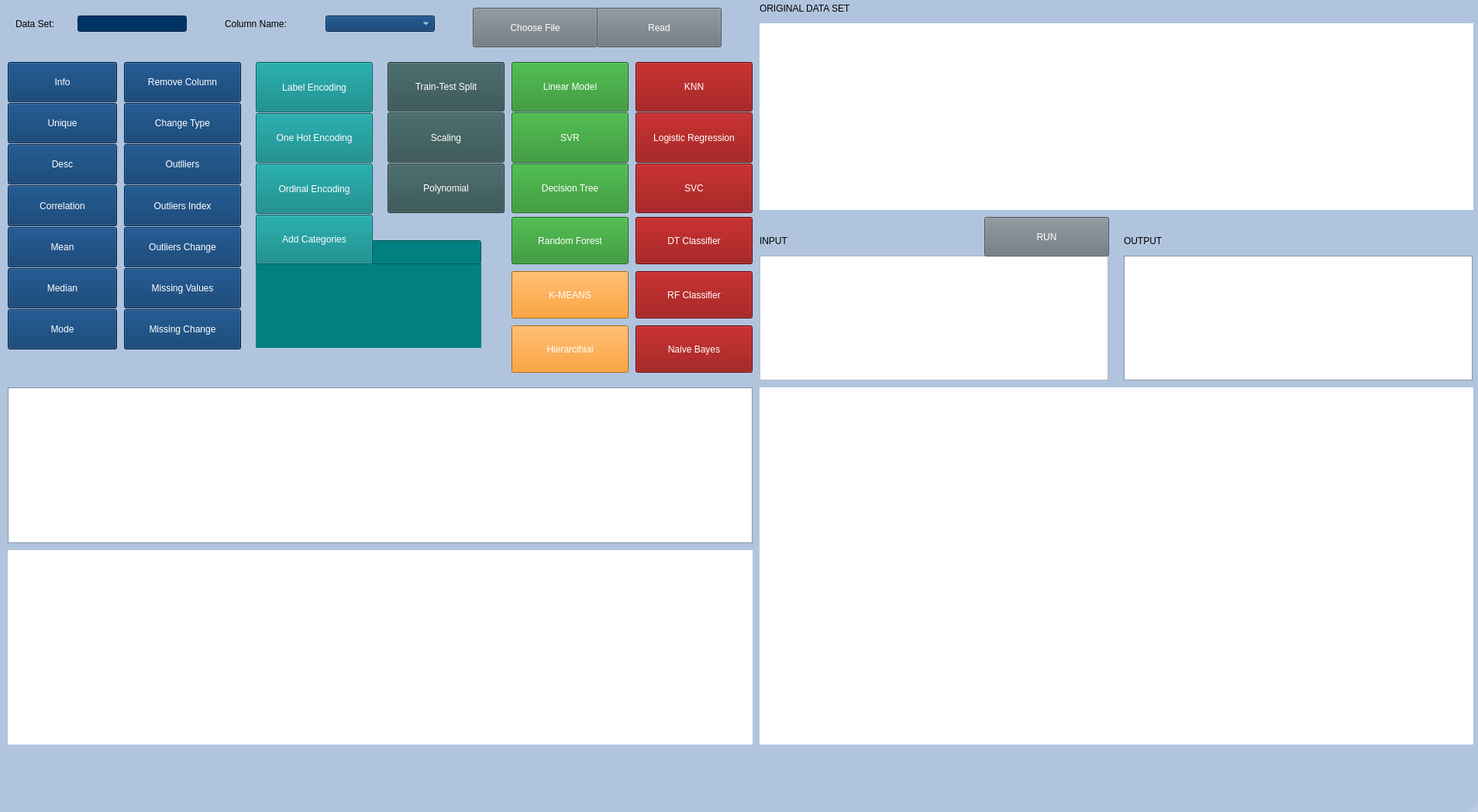
<?xml version="1.0" encoding="UTF-8"?>
<ui version="4.0">
 <class>MainWindow</class>
 <widget class="QMainWindow" name="MainWindow">
  <property name="enabled">
   <bool>true</bool>
  </property>
  <property name="geometry">
   <rect>
    <x>0</x>
    <y>0</y>
    <width>1907</width>
    <height>1048</height>
   </rect>
  </property>
  <property name="palette">
   <palette>
    <active>
     <colorrole role="WindowText">
      <brush brushstyle="SolidPattern">
       <color alpha="255">
        <red>0</red>
        <green>0</green>
        <blue>0</blue>
       </color>
      </brush>
     </colorrole>
     <colorrole role="Button">
      <brush brushstyle="SolidPattern">
       <color alpha="255">
        <red>176</red>
        <green>196</green>
        <blue>222</blue>
       </color>
      </brush>
     </colorrole>
     <colorrole role="Light">
      <brush brushstyle="SolidPattern">
       <color alpha="255">
        <red>255</red>
        <green>255</green>
        <blue>255</blue>
       </color>
      </brush>
     </colorrole>
     <colorrole role="Midlight">
      <brush brushstyle="SolidPattern">
       <color alpha="255">
        <red>215</red>
        <green>225</green>
        <blue>238</blue>
       </color>
      </brush>
     </colorrole>
     <colorrole role="Dark">
      <brush brushstyle="SolidPattern">
       <color alpha="255">
        <red>88</red>
        <green>98</green>
        <blue>111</blue>
       </color>
      </brush>
     </colorrole>
     <colorrole role="Mid">
      <brush brushstyle="SolidPattern">
       <color alpha="255">
        <red>117</red>
        <green>131</green>
        <blue>148</blue>
       </color>
      </brush>
     </colorrole>
     <colorrole role="Text">
      <brush brushstyle="SolidPattern">
       <color alpha="255">
        <red>0</red>
        <green>0</green>
        <blue>0</blue>
       </color>
      </brush>
     </colorrole>
     <colorrole role="BrightText">
      <brush brushstyle="SolidPattern">
       <color alpha="255">
        <red>255</red>
        <green>255</green>
        <blue>255</blue>
       </color>
      </brush>
     </colorrole>
     <colorrole role="ButtonText">
      <brush brushstyle="SolidPattern">
       <color alpha="255">
        <red>0</red>
        <green>0</green>
        <blue>0</blue>
       </color>
      </brush>
     </colorrole>
     <colorrole role="Base">
      <brush brushstyle="SolidPattern">
       <color alpha="255">
        <red>255</red>
        <green>255</green>
        <blue>255</blue>
       </color>
      </brush>
     </colorrole>
     <colorrole role="Window">
      <brush brushstyle="SolidPattern">
       <color alpha="255">
        <red>176</red>
        <green>196</green>
        <blue>222</blue>
       </color>
      </brush>
     </colorrole>
     <colorrole role="Shadow">
      <brush brushstyle="SolidPattern">
       <color alpha="255">
        <red>0</red>
        <green>0</green>
        <blue>0</blue>
       </color>
      </brush>
     </colorrole>
     <colorrole role="AlternateBase">
      <brush brushstyle="SolidPattern">
       <color alpha="255">
        <red>215</red>
        <green>225</green>
        <blue>238</blue>
       </color>
      </brush>
     </colorrole>
     <colorrole role="ToolTipBase">
      <brush brushstyle="SolidPattern">
       <color alpha="255">
        <red>255</red>
        <green>255</green>
        <blue>220</blue>
       </color>
      </brush>
     </colorrole>
     <colorrole role="ToolTipText">
      <brush brushstyle="SolidPattern">
       <color alpha="255">
        <red>0</red>
        <green>0</green>
        <blue>0</blue>
       </color>
      </brush>
     </colorrole>
    </active>
    <inactive>
     <colorrole role="WindowText">
      <brush brushstyle="SolidPattern">
       <color alpha="255">
        <red>0</red>
        <green>0</green>
        <blue>0</blue>
       </color>
      </brush>
     </colorrole>
     <colorrole role="Button">
      <brush brushstyle="SolidPattern">
       <color alpha="255">
        <red>176</red>
        <green>196</green>
        <blue>222</blue>
       </color>
      </brush>
     </colorrole>
     <colorrole role="Light">
      <brush brushstyle="SolidPattern">
       <color alpha="255">
        <red>255</red>
        <green>255</green>
        <blue>255</blue>
       </color>
      </brush>
     </colorrole>
     <colorrole role="Midlight">
      <brush brushstyle="SolidPattern">
       <color alpha="255">
        <red>215</red>
        <green>225</green>
        <blue>238</blue>
       </color>
      </brush>
     </colorrole>
     <colorrole role="Dark">
      <brush brushstyle="SolidPattern">
       <color alpha="255">
        <red>88</red>
        <green>98</green>
        <blue>111</blue>
       </color>
      </brush>
     </colorrole>
     <colorrole role="Mid">
      <brush brushstyle="SolidPattern">
       <color alpha="255">
        <red>117</red>
        <green>131</green>
        <blue>148</blue>
       </color>
      </brush>
     </colorrole>
     <colorrole role="Text">
      <brush brushstyle="SolidPattern">
       <color alpha="255">
        <red>0</red>
        <green>0</green>
        <blue>0</blue>
       </color>
      </brush>
     </colorrole>
     <colorrole role="BrightText">
      <brush brushstyle="SolidPattern">
       <color alpha="255">
        <red>255</red>
        <green>255</green>
        <blue>255</blue>
       </color>
      </brush>
     </colorrole>
     <colorrole role="ButtonText">
      <brush brushstyle="SolidPattern">
       <color alpha="255">
        <red>0</red>
        <green>0</green>
        <blue>0</blue>
       </color>
      </brush>
     </colorrole>
     <colorrole role="Base">
      <brush brushstyle="SolidPattern">
       <color alpha="255">
        <red>255</red>
        <green>255</green>
        <blue>255</blue>
       </color>
      </brush>
     </colorrole>
     <colorrole role="Window">
      <brush brushstyle="SolidPattern">
       <color alpha="255">
        <red>176</red>
        <green>196</green>
        <blue>222</blue>
       </color>
      </brush>
     </colorrole>
     <colorrole role="Shadow">
      <brush brushstyle="SolidPattern">
       <color alpha="255">
        <red>0</red>
        <green>0</green>
        <blue>0</blue>
       </color>
      </brush>
     </colorrole>
     <colorrole role="AlternateBase">
      <brush brushstyle="SolidPattern">
       <color alpha="255">
        <red>215</red>
        <green>225</green>
        <blue>238</blue>
       </color>
      </brush>
     </colorrole>
     <colorrole role="ToolTipBase">
      <brush brushstyle="SolidPattern">
       <color alpha="255">
        <red>255</red>
        <green>255</green>
        <blue>220</blue>
       </color>
      </brush>
     </colorrole>
     <colorrole role="ToolTipText">
      <brush brushstyle="SolidPattern">
       <color alpha="255">
        <red>0</red>
        <green>0</green>
        <blue>0</blue>
       </color>
      </brush>
     </colorrole>
    </inactive>
    <disabled>
     <colorrole role="WindowText">
      <brush brushstyle="SolidPattern">
       <color alpha="255">
        <red>88</red>
        <green>98</green>
        <blue>111</blue>
       </color>
      </brush>
     </colorrole>
     <colorrole role="Button">
      <brush brushstyle="SolidPattern">
       <color alpha="255">
        <red>176</red>
        <green>196</green>
        <blue>222</blue>
       </color>
      </brush>
     </colorrole>
     <colorrole role="Light">
      <brush brushstyle="SolidPattern">
       <color alpha="255">
        <red>255</red>
        <green>255</green>
        <blue>255</blue>
       </color>
      </brush>
     </colorrole>
     <colorrole role="Midlight">
      <brush brushstyle="SolidPattern">
       <color alpha="255">
        <red>215</red>
        <green>225</green>
        <blue>238</blue>
       </color>
      </brush>
     </colorrole>
     <colorrole role="Dark">
      <brush brushstyle="SolidPattern">
       <color alpha="255">
        <red>88</red>
        <green>98</green>
        <blue>111</blue>
       </color>
      </brush>
     </colorrole>
     <colorrole role="Mid">
      <brush brushstyle="SolidPattern">
       <color alpha="255">
        <red>117</red>
        <green>131</green>
        <blue>148</blue>
       </color>
      </brush>
     </colorrole>
     <colorrole role="Text">
      <brush brushstyle="SolidPattern">
       <color alpha="255">
        <red>88</red>
        <green>98</green>
        <blue>111</blue>
       </color>
      </brush>
     </colorrole>
     <colorrole role="BrightText">
      <brush brushstyle="SolidPattern">
       <color alpha="255">
        <red>255</red>
        <green>255</green>
        <blue>255</blue>
       </color>
      </brush>
     </colorrole>
     <colorrole role="ButtonText">
      <brush brushstyle="SolidPattern">
       <color alpha="255">
        <red>88</red>
        <green>98</green>
        <blue>111</blue>
       </color>
      </brush>
     </colorrole>
     <colorrole role="Base">
      <brush brushstyle="SolidPattern">
       <color alpha="255">
        <red>176</red>
        <green>196</green>
        <blue>222</blue>
       </color>
      </brush>
     </colorrole>
     <colorrole role="Window">
      <brush brushstyle="SolidPattern">
       <color alpha="255">
        <red>176</red>
        <green>196</green>
        <blue>222</blue>
       </color>
      </brush>
     </colorrole>
     <colorrole role="Shadow">
      <brush brushstyle="SolidPattern">
       <color alpha="255">
        <red>0</red>
        <green>0</green>
        <blue>0</blue>
       </color>
      </brush>
     </colorrole>
     <colorrole role="AlternateBase">
      <brush brushstyle="SolidPattern">
       <color alpha="255">
        <red>176</red>
        <green>196</green>
        <blue>222</blue>
       </color>
      </brush>
     </colorrole>
     <colorrole role="ToolTipBase">
      <brush brushstyle="SolidPattern">
       <color alpha="255">
        <red>255</red>
        <green>255</green>
        <blue>220</blue>
       </color>
      </brush>
     </colorrole>
     <colorrole role="ToolTipText">
      <brush brushstyle="SolidPattern">
       <color alpha="255">
        <red>0</red>
        <green>0</green>
        <blue>0</blue>
       </color>
      </brush>
     </colorrole>
    </disabled>
   </palette>
  </property>
  <property name="font">
   <font>
    <family>MS UI Gothic</family>
   </font>
  </property>
  <property name="windowTitle">
   <string>MainWindow</string>
  </property>
  <property name="styleSheet">
   <string notr="true"/>
  </property>
  <widget class="QWidget" name="centralwidget">
   <widget class="QComboBox" name="cmb_data">
    <property name="geometry">
     <rect>
      <x>420</x>
      <y>20</y>
      <width>141</width>
      <height>21</height>
     </rect>
    </property>
    <property name="styleSheet">
     <string notr="true">font: 10pt &quot;Segoe UI&quot;;
color: rgb(255, 255, 255);
background-color: rgb(0, 51, 102);</string>
    </property>
   </widget>
   <widget class="QPushButton" name="btn_oku">
    <property name="geometry">
     <rect>
      <x>770</x>
      <y>10</y>
      <width>161</width>
      <height>51</height>
     </rect>
    </property>
    <property name="styleSheet">
     <string notr="true">QPushButton{
font: 10pt &quot;Segoe UI&quot;;
color: rgb(255, 255, 255);
background-color: rgb(108, 117, 125);
}
</string>
    </property>
    <property name="text">
     <string>Read</string>
    </property>
   </widget>
   <widget class="QTableView" name="tableView">
    <property name="geometry">
     <rect>
      <x>10</x>
      <y>710</y>
      <width>961</width>
      <height>251</height>
     </rect>
    </property>
    <property name="styleSheet">
     <string notr="true"/>
    </property>
    <property name="frameShape">
     <enum>QFrame::NoFrame</enum>
    </property>
   </widget>
   <widget class="QTextEdit" name="textEdit">
    <property name="geometry">
     <rect>
      <x>10</x>
      <y>500</y>
      <width>961</width>
      <height>201</height>
     </rect>
    </property>
    <property name="styleSheet">
     <string notr="true"/>
    </property>
    <property name="readOnly">
     <bool>true</bool>
    </property>
   </widget>
   <widget class="QTableView" name="tableView_2">
    <property name="geometry">
     <rect>
      <x>980</x>
      <y>30</y>
      <width>921</width>
      <height>241</height>
     </rect>
    </property>
    <property name="palette">
     <palette>
      <active>
       <colorrole role="WindowText">
        <brush brushstyle="SolidPattern">
         <color alpha="255">
          <red>0</red>
          <green>0</green>
          <blue>0</blue>
         </color>
        </brush>
       </colorrole>
       <colorrole role="Button">
        <brush brushstyle="SolidPattern">
         <color alpha="255">
          <red>83</red>
          <green>186</green>
          <blue>255</blue>
         </color>
        </brush>
       </colorrole>
       <colorrole role="Light">
        <brush brushstyle="SolidPattern">
         <color alpha="255">
          <red>211</red>
          <green>238</green>
          <blue>255</blue>
         </color>
        </brush>
       </colorrole>
       <colorrole role="Midlight">
        <brush brushstyle="SolidPattern">
         <color alpha="255">
          <red>147</red>
          <green>212</green>
          <blue>255</blue>
         </color>
        </brush>
       </colorrole>
       <colorrole role="Dark">
        <brush brushstyle="SolidPattern">
         <color alpha="255">
          <red>41</red>
          <green>93</green>
          <blue>127</blue>
         </color>
        </brush>
       </colorrole>
       <colorrole role="Mid">
        <brush brushstyle="SolidPattern">
         <color alpha="255">
          <red>55</red>
          <green>124</green>
          <blue>170</blue>
         </color>
        </brush>
       </colorrole>
       <colorrole role="Text">
        <brush brushstyle="SolidPattern">
         <color alpha="255">
          <red>0</red>
          <green>0</green>
          <blue>0</blue>
         </color>
        </brush>
       </colorrole>
       <colorrole role="BrightText">
        <brush brushstyle="SolidPattern">
         <color alpha="255">
          <red>255</red>
          <green>255</green>
          <blue>255</blue>
         </color>
        </brush>
       </colorrole>
       <colorrole role="ButtonText">
        <brush brushstyle="SolidPattern">
         <color alpha="255">
          <red>0</red>
          <green>0</green>
          <blue>0</blue>
         </color>
        </brush>
       </colorrole>
       <colorrole role="Base">
        <brush brushstyle="SolidPattern">
         <color alpha="255">
          <red>255</red>
          <green>255</green>
          <blue>255</blue>
         </color>
        </brush>
       </colorrole>
       <colorrole role="Window">
        <brush brushstyle="SolidPattern">
         <color alpha="255">
          <red>83</red>
          <green>186</green>
          <blue>255</blue>
         </color>
        </brush>
       </colorrole>
       <colorrole role="Shadow">
        <brush brushstyle="SolidPattern">
         <color alpha="255">
          <red>0</red>
          <green>0</green>
          <blue>0</blue>
         </color>
        </brush>
       </colorrole>
       <colorrole role="AlternateBase">
        <brush brushstyle="SolidPattern">
         <color alpha="255">
          <red>169</red>
          <green>220</green>
          <blue>255</blue>
         </color>
        </brush>
       </colorrole>
       <colorrole role="ToolTipBase">
        <brush brushstyle="SolidPattern">
         <color alpha="255">
          <red>255</red>
          <green>255</green>
          <blue>220</blue>
         </color>
        </brush>
       </colorrole>
       <colorrole role="ToolTipText">
        <brush brushstyle="SolidPattern">
         <color alpha="255">
          <red>0</red>
          <green>0</green>
          <blue>0</blue>
         </color>
        </brush>
       </colorrole>
      </active>
      <inactive>
       <colorrole role="WindowText">
        <brush brushstyle="SolidPattern">
         <color alpha="255">
          <red>0</red>
          <green>0</green>
          <blue>0</blue>
         </color>
        </brush>
       </colorrole>
       <colorrole role="Button">
        <brush brushstyle="SolidPattern">
         <color alpha="255">
          <red>83</red>
          <green>186</green>
          <blue>255</blue>
         </color>
        </brush>
       </colorrole>
       <colorrole role="Light">
        <brush brushstyle="SolidPattern">
         <color alpha="255">
          <red>211</red>
          <green>238</green>
          <blue>255</blue>
         </color>
        </brush>
       </colorrole>
       <colorrole role="Midlight">
        <brush brushstyle="SolidPattern">
         <color alpha="255">
          <red>147</red>
          <green>212</green>
          <blue>255</blue>
         </color>
        </brush>
       </colorrole>
       <colorrole role="Dark">
        <brush brushstyle="SolidPattern">
         <color alpha="255">
          <red>41</red>
          <green>93</green>
          <blue>127</blue>
         </color>
        </brush>
       </colorrole>
       <colorrole role="Mid">
        <brush brushstyle="SolidPattern">
         <color alpha="255">
          <red>55</red>
          <green>124</green>
          <blue>170</blue>
         </color>
        </brush>
       </colorrole>
       <colorrole role="Text">
        <brush brushstyle="SolidPattern">
         <color alpha="255">
          <red>0</red>
          <green>0</green>
          <blue>0</blue>
         </color>
        </brush>
       </colorrole>
       <colorrole role="BrightText">
        <brush brushstyle="SolidPattern">
         <color alpha="255">
          <red>255</red>
          <green>255</green>
          <blue>255</blue>
         </color>
        </brush>
       </colorrole>
       <colorrole role="ButtonText">
        <brush brushstyle="SolidPattern">
         <color alpha="255">
          <red>0</red>
          <green>0</green>
          <blue>0</blue>
         </color>
        </brush>
       </colorrole>
       <colorrole role="Base">
        <brush brushstyle="SolidPattern">
         <color alpha="255">
          <red>255</red>
          <green>255</green>
          <blue>255</blue>
         </color>
        </brush>
       </colorrole>
       <colorrole role="Window">
        <brush brushstyle="SolidPattern">
         <color alpha="255">
          <red>83</red>
          <green>186</green>
          <blue>255</blue>
         </color>
        </brush>
       </colorrole>
       <colorrole role="Shadow">
        <brush brushstyle="SolidPattern">
         <color alpha="255">
          <red>0</red>
          <green>0</green>
          <blue>0</blue>
         </color>
        </brush>
       </colorrole>
       <colorrole role="AlternateBase">
        <brush brushstyle="SolidPattern">
         <color alpha="255">
          <red>169</red>
          <green>220</green>
          <blue>255</blue>
         </color>
        </brush>
       </colorrole>
       <colorrole role="ToolTipBase">
        <brush brushstyle="SolidPattern">
         <color alpha="255">
          <red>255</red>
          <green>255</green>
          <blue>220</blue>
         </color>
        </brush>
       </colorrole>
       <colorrole role="ToolTipText">
        <brush brushstyle="SolidPattern">
         <color alpha="255">
          <red>0</red>
          <green>0</green>
          <blue>0</blue>
         </color>
        </brush>
       </colorrole>
      </inactive>
      <disabled>
       <colorrole role="WindowText">
        <brush brushstyle="SolidPattern">
         <color alpha="255">
          <red>41</red>
          <green>93</green>
          <blue>127</blue>
         </color>
        </brush>
       </colorrole>
       <colorrole role="Button">
        <brush brushstyle="SolidPattern">
         <color alpha="255">
          <red>83</red>
          <green>186</green>
          <blue>255</blue>
         </color>
        </brush>
       </colorrole>
       <colorrole role="Light">
        <brush brushstyle="SolidPattern">
         <color alpha="255">
          <red>211</red>
          <green>238</green>
          <blue>255</blue>
         </color>
        </brush>
       </colorrole>
       <colorrole role="Midlight">
        <brush brushstyle="SolidPattern">
         <color alpha="255">
          <red>147</red>
          <green>212</green>
          <blue>255</blue>
         </color>
        </brush>
       </colorrole>
       <colorrole role="Dark">
        <brush brushstyle="SolidPattern">
         <color alpha="255">
          <red>41</red>
          <green>93</green>
          <blue>127</blue>
         </color>
        </brush>
       </colorrole>
       <colorrole role="Mid">
        <brush brushstyle="SolidPattern">
         <color alpha="255">
          <red>55</red>
          <green>124</green>
          <blue>170</blue>
         </color>
        </brush>
       </colorrole>
       <colorrole role="Text">
        <brush brushstyle="SolidPattern">
         <color alpha="255">
          <red>41</red>
          <green>93</green>
          <blue>127</blue>
         </color>
        </brush>
       </colorrole>
       <colorrole role="BrightText">
        <brush brushstyle="SolidPattern">
         <color alpha="255">
          <red>255</red>
          <green>255</green>
          <blue>255</blue>
         </color>
        </brush>
       </colorrole>
       <colorrole role="ButtonText">
        <brush brushstyle="SolidPattern">
         <color alpha="255">
          <red>41</red>
          <green>93</green>
          <blue>127</blue>
         </color>
        </brush>
       </colorrole>
       <colorrole role="Base">
        <brush brushstyle="SolidPattern">
         <color alpha="255">
          <red>83</red>
          <green>186</green>
          <blue>255</blue>
         </color>
        </brush>
       </colorrole>
       <colorrole role="Window">
        <brush brushstyle="SolidPattern">
         <color alpha="255">
          <red>83</red>
          <green>186</green>
          <blue>255</blue>
         </color>
        </brush>
       </colorrole>
       <colorrole role="Shadow">
        <brush brushstyle="SolidPattern">
         <color alpha="255">
          <red>0</red>
          <green>0</green>
          <blue>0</blue>
         </color>
        </brush>
       </colorrole>
       <colorrole role="AlternateBase">
        <brush brushstyle="SolidPattern">
         <color alpha="255">
          <red>83</red>
          <green>186</green>
          <blue>255</blue>
         </color>
        </brush>
       </colorrole>
       <colorrole role="ToolTipBase">
        <brush brushstyle="SolidPattern">
         <color alpha="255">
          <red>255</red>
          <green>255</green>
          <blue>220</blue>
         </color>
        </brush>
       </colorrole>
       <colorrole role="ToolTipText">
        <brush brushstyle="SolidPattern">
         <color alpha="255">
          <red>0</red>
          <green>0</green>
          <blue>0</blue>
         </color>
        </brush>
       </colorrole>
      </disabled>
     </palette>
    </property>
    <property name="styleSheet">
     <string notr="true"/>
    </property>
    <property name="frameShape">
     <enum>QFrame::NoFrame</enum>
    </property>
   </widget>
   <widget class="QLabel" name="label_2">
    <property name="geometry">
     <rect>
      <x>980</x>
      <y>0</y>
      <width>171</width>
      <height>21</height>
     </rect>
    </property>
    <property name="styleSheet">
     <string notr="true">font: 10pt &quot;Segoe UI&quot;;</string>
    </property>
    <property name="text">
     <string>ORIGINAL DATA SET</string>
    </property>
   </widget>
   <widget class="QListWidget" name="listWidget">
    <property name="enabled">
     <bool>true</bool>
    </property>
    <property name="geometry">
     <rect>
      <x>330</x>
      <y>340</y>
      <width>291</width>
      <height>109</height>
     </rect>
    </property>
    <property name="styleSheet">
     <string notr="true">font: 10pt &quot;Segoe UI&quot;;
color: rgb(255, 255, 255);
background-color: rgb(0, 128, 128);</string>
    </property>
    <property name="frameShape">
     <enum>QFrame::NoFrame</enum>
    </property>
    <property name="autoScroll">
     <bool>true</bool>
    </property>
   </widget>
   <widget class="QLineEdit" name="lineEdit">
    <property name="geometry">
     <rect>
      <x>480</x>
      <y>310</y>
      <width>141</width>
      <height>31</height>
     </rect>
    </property>
    <property name="styleSheet">
     <string notr="true">font: 10pt &quot;Segoe UI&quot;;
color: rgb(255, 255, 255);
background-color: rgb(0, 128, 128);
</string>
    </property>
    <property name="readOnly">
     <bool>false</bool>
    </property>
   </widget>
   <widget class="QLabel" name="label_3">
    <property name="geometry">
     <rect>
      <x>20</x>
      <y>20</y>
      <width>81</width>
      <height>21</height>
     </rect>
    </property>
    <property name="styleSheet">
     <string notr="true">
font: 10pt &quot;Segoe UI&quot;;
</string>
    </property>
    <property name="text">
     <string>Data Set:</string>
    </property>
   </widget>
   <widget class="QLabel" name="label_4">
    <property name="geometry">
     <rect>
      <x>290</x>
      <y>20</y>
      <width>121</width>
      <height>21</height>
     </rect>
    </property>
    <property name="styleSheet">
     <string notr="true">font: 10pt &quot;Segoe UI&quot;;
</string>
    </property>
    <property name="text">
     <string>Column Name:</string>
    </property>
   </widget>
   <widget class="QLineEdit" name="lineEdit_2">
    <property name="geometry">
     <rect>
      <x>100</x>
      <y>20</y>
      <width>141</width>
      <height>21</height>
     </rect>
    </property>
    <property name="styleSheet">
     <string notr="true">font: 10pt &quot;Segoe UI&quot;;
color: rgb(255, 255, 255);
background-color: rgb(0, 51, 102);</string>
    </property>
    <property name="readOnly">
     <bool>true</bool>
    </property>
   </widget>
   <widget class="QPushButton" name="btn_oku_2">
    <property name="geometry">
     <rect>
      <x>610</x>
      <y>10</y>
      <width>161</width>
      <height>51</height>
     </rect>
    </property>
    <property name="styleSheet">
     <string notr="true">QPushButton{
font: 10pt &quot;Segoe UI&quot;;
color: rgb(255, 255, 255);
background-color: rgb(108, 117, 125);
}
</string>
    </property>
    <property name="text">
     <string>Choose File</string>
    </property>
   </widget>
   <widget class="QPushButton" name="btn_model_7">
    <property name="geometry">
     <rect>
      <x>660</x>
      <y>280</y>
      <width>151</width>
      <height>61</height>
     </rect>
    </property>
    <property name="sizeIncrement">
     <size>
      <width>210</width>
      <height>0</height>
     </size>
    </property>
    <property name="styleSheet">
     <string notr="true">QPushButton{
font: 10pt &quot;Segoe UI&quot;;
color: rgb(255, 255, 255);
background-color: rgb(34, 139, 34);
}</string>
    </property>
    <property name="text">
     <string>Random Forest</string>
    </property>
   </widget>
   <widget class="QPushButton" name="btn_model_8">
    <property name="geometry">
     <rect>
      <x>820</x>
      <y>280</y>
      <width>151</width>
      <height>61</height>
     </rect>
    </property>
    <property name="sizeIncrement">
     <size>
      <width>210</width>
      <height>0</height>
     </size>
    </property>
    <property name="styleSheet">
     <string notr="true">QPushButton{
font: 10pt &quot;Segoe UI&quot;;
color: rgb(255, 255, 255);
background-color: rgb(139, 0, 0);
}</string>
    </property>
    <property name="text">
     <string>DT Classifier</string>
    </property>
   </widget>
   <widget class="QPushButton" name="btn_model_9">
    <property name="geometry">
     <rect>
      <x>820</x>
      <y>350</y>
      <width>151</width>
      <height>61</height>
     </rect>
    </property>
    <property name="sizeIncrement">
     <size>
      <width>210</width>
      <height>0</height>
     </size>
    </property>
    <property name="styleSheet">
     <string notr="true">QPushButton{
font: 10pt &quot;Segoe UI&quot;;
color: rgb(255, 255, 255);
background-color: rgb(139, 0, 0);
}</string>
    </property>
    <property name="text">
     <string>RF Classifier</string>
    </property>
   </widget>
   <widget class="QPushButton" name="btn_model_10">
    <property name="geometry">
     <rect>
      <x>820</x>
      <y>420</y>
      <width>151</width>
      <height>61</height>
     </rect>
    </property>
    <property name="sizeIncrement">
     <size>
      <width>210</width>
      <height>0</height>
     </size>
    </property>
    <property name="styleSheet">
     <string notr="true">QPushButton{
font: 10pt &quot;Segoe UI&quot;;
color: rgb(255, 255, 255);
background-color: rgb(139, 0, 0);
}</string>
    </property>
    <property name="text">
     <string>Naive Bayes</string>
    </property>
   </widget>
   <widget class="QPushButton" name="btn_model_11">
    <property name="geometry">
     <rect>
      <x>660</x>
      <y>350</y>
      <width>151</width>
      <height>61</height>
     </rect>
    </property>
    <property name="sizeIncrement">
     <size>
      <width>210</width>
      <height>0</height>
     </size>
    </property>
    <property name="styleSheet">
     <string notr="true">QPushButton{
font: 10pt &quot;Segoe UI&quot;;
color: rgb(255, 255, 255);
background-color: rgb(255, 140, 0);
}</string>
    </property>
    <property name="text">
     <string>K-MEANS</string>
    </property>
   </widget>
   <widget class="QSplitter" name="splitter">
    <property name="geometry">
     <rect>
      <x>10</x>
      <y>80</y>
      <width>141</width>
      <height>371</height>
     </rect>
    </property>
    <property name="sizePolicy">
     <sizepolicy hsizetype="Fixed" vsizetype="Fixed">
      <horstretch>0</horstretch>
      <verstretch>0</verstretch>
     </sizepolicy>
    </property>
    <property name="styleSheet">
     <string notr="true">QPushButton{
font: 10pt &quot;Segoe UI&quot;;
color: rgb(255, 255, 255);
background-color: rgb(0, 51, 102);
}

</string>
    </property>
    <property name="orientation">
     <enum>Qt::Vertical</enum>
    </property>
    <property name="handleWidth">
     <number>1</number>
    </property>
    <property name="childrenCollapsible">
     <bool>false</bool>
    </property>
    <widget class="QPushButton" name="btn_info">
     <property name="sizePolicy">
      <sizepolicy hsizetype="Fixed" vsizetype="Fixed">
       <horstretch>0</horstretch>
       <verstretch>0</verstretch>
      </sizepolicy>
     </property>
     <property name="sizeIncrement">
      <size>
       <width>210</width>
       <height>0</height>
      </size>
     </property>
     <property name="styleSheet">
      <string notr="true">font: 10pt &quot;MS Shell Dlg 2&quot;;</string>
     </property>
     <property name="text">
      <string>Info</string>
     </property>
    </widget>
    <widget class="QPushButton" name="btn_unique">
     <property name="sizePolicy">
      <sizepolicy hsizetype="Fixed" vsizetype="Fixed">
       <horstretch>0</horstretch>
       <verstretch>0</verstretch>
      </sizepolicy>
     </property>
     <property name="sizeIncrement">
      <size>
       <width>210</width>
       <height>0</height>
      </size>
     </property>
     <property name="text">
      <string>Unique</string>
     </property>
    </widget>
    <widget class="QPushButton" name="btn_desc">
     <property name="sizePolicy">
      <sizepolicy hsizetype="Fixed" vsizetype="Fixed">
       <horstretch>0</horstretch>
       <verstretch>0</verstretch>
      </sizepolicy>
     </property>
     <property name="sizeIncrement">
      <size>
       <width>210</width>
       <height>0</height>
      </size>
     </property>
     <property name="text">
      <string>Desc</string>
     </property>
    </widget>
    <widget class="QPushButton" name="btn_correlation">
     <property name="sizePolicy">
      <sizepolicy hsizetype="Fixed" vsizetype="Fixed">
       <horstretch>0</horstretch>
       <verstretch>0</verstretch>
      </sizepolicy>
     </property>
     <property name="sizeIncrement">
      <size>
       <width>210</width>
       <height>0</height>
      </size>
     </property>
     <property name="styleSheet">
      <string notr="true">font: 10pt &quot;MS Shell Dlg 2&quot;;</string>
     </property>
     <property name="text">
      <string>Correlation</string>
     </property>
    </widget>
    <widget class="QPushButton" name="btn_correlation_2">
     <property name="sizePolicy">
      <sizepolicy hsizetype="Fixed" vsizetype="Fixed">
       <horstretch>0</horstretch>
       <verstretch>0</verstretch>
      </sizepolicy>
     </property>
     <property name="sizeIncrement">
      <size>
       <width>210</width>
       <height>0</height>
      </size>
     </property>
     <property name="text">
      <string>Mean</string>
     </property>
    </widget>
    <widget class="QPushButton" name="btn_correlation_3">
     <property name="sizePolicy">
      <sizepolicy hsizetype="Fixed" vsizetype="Fixed">
       <horstretch>0</horstretch>
       <verstretch>0</verstretch>
      </sizepolicy>
     </property>
     <property name="sizeIncrement">
      <size>
       <width>210</width>
       <height>0</height>
      </size>
     </property>
     <property name="text">
      <string>Median</string>
     </property>
    </widget>
    <widget class="QPushButton" name="btn_correlation_4">
     <property name="sizePolicy">
      <sizepolicy hsizetype="Fixed" vsizetype="Fixed">
       <horstretch>0</horstretch>
       <verstretch>0</verstretch>
      </sizepolicy>
     </property>
     <property name="sizeIncrement">
      <size>
       <width>210</width>
       <height>0</height>
      </size>
     </property>
     <property name="text">
      <string>Mode</string>
     </property>
    </widget>
   </widget>
   <widget class="QSplitter" name="splitter_2">
    <property name="geometry">
     <rect>
      <x>160</x>
      <y>80</y>
      <width>151</width>
      <height>371</height>
     </rect>
    </property>
    <property name="styleSheet">
     <string notr="true">QPushButton{
font: 10pt &quot;Segoe UI&quot;;
color: rgb(255, 255, 255);
background-color: rgb(0, 51, 102);
}
</string>
    </property>
    <property name="orientation">
     <enum>Qt::Vertical</enum>
    </property>
    <property name="handleWidth">
     <number>1</number>
    </property>
    <widget class="QPushButton" name="btn_remove_col">
     <property name="sizeIncrement">
      <size>
       <width>210</width>
       <height>0</height>
      </size>
     </property>
     <property name="text">
      <string>Remove Column</string>
     </property>
    </widget>
    <widget class="QPushButton" name="btn_remove_col_2">
     <property name="sizeIncrement">
      <size>
       <width>210</width>
       <height>0</height>
      </size>
     </property>
     <property name="text">
      <string>Change Type</string>
     </property>
    </widget>
    <widget class="QPushButton" name="btn_outliers">
     <property name="sizeIncrement">
      <size>
       <width>210</width>
       <height>0</height>
      </size>
     </property>
     <property name="text">
      <string>Outlliers</string>
     </property>
    </widget>
    <widget class="QPushButton" name="btn_outliers_index">
     <property name="sizeIncrement">
      <size>
       <width>210</width>
       <height>0</height>
      </size>
     </property>
     <property name="text">
      <string>Outliers Index</string>
     </property>
    </widget>
    <widget class="QPushButton" name="btn_outliers_change">
     <property name="sizeIncrement">
      <size>
       <width>210</width>
       <height>0</height>
      </size>
     </property>
     <property name="text">
      <string>Outliers Change</string>
     </property>
    </widget>
    <widget class="QPushButton" name="pushButton_2">
     <property name="sizeIncrement">
      <size>
       <width>210</width>
       <height>0</height>
      </size>
     </property>
     <property name="text">
      <string>Missing Values</string>
     </property>
    </widget>
    <widget class="QPushButton" name="pushButton_3">
     <property name="sizeIncrement">
      <size>
       <width>210</width>
       <height>0</height>
      </size>
     </property>
     <property name="text">
      <string>Missing Change</string>
     </property>
    </widget>
   </widget>
   <widget class="QSplitter" name="splitter_4">
    <property name="geometry">
     <rect>
      <x>500</x>
      <y>80</y>
      <width>151</width>
      <height>195</height>
     </rect>
    </property>
    <property name="styleSheet">
     <string notr="true">QPushButton{
font: 10pt &quot;Segoe UI&quot;;
color: rgb(255, 255, 255);
background-color: rgb(47, 79, 79);
}</string>
    </property>
    <property name="orientation">
     <enum>Qt::Vertical</enum>
    </property>
    <property name="handleWidth">
     <number>1</number>
    </property>
    <widget class="QPushButton" name="btn_split">
     <property name="sizeIncrement">
      <size>
       <width>210</width>
       <height>0</height>
      </size>
     </property>
     <property name="text">
      <string>Train-Test Split</string>
     </property>
    </widget>
    <widget class="QPushButton" name="btn_split_2">
     <property name="sizeIncrement">
      <size>
       <width>210</width>
       <height>0</height>
      </size>
     </property>
     <property name="text">
      <string>Scaling</string>
     </property>
    </widget>
    <widget class="QPushButton" name="btn_split_3">
     <property name="sizeIncrement">
      <size>
       <width>210</width>
       <height>0</height>
      </size>
     </property>
     <property name="text">
      <string>Polynomial</string>
     </property>
    </widget>
   </widget>
   <widget class="QSplitter" name="splitter_3">
    <property name="geometry">
     <rect>
      <x>330</x>
      <y>80</y>
      <width>151</width>
      <height>261</height>
     </rect>
    </property>
    <property name="styleSheet">
     <string notr="true">QPushButton{
font: 10pt &quot;Segoe UI&quot;;
color: rgb(255, 255, 255);
background-color: rgb(0, 128, 128);
}


</string>
    </property>
    <property name="orientation">
     <enum>Qt::Vertical</enum>
    </property>
    <property name="handleWidth">
     <number>1</number>
    </property>
    <widget class="QPushButton" name="btn_label_encoding">
     <property name="sizeIncrement">
      <size>
       <width>210</width>
       <height>0</height>
      </size>
     </property>
     <property name="text">
      <string>Label Encoding</string>
     </property>
    </widget>
    <widget class="QPushButton" name="btn_onehot_encoding">
     <property name="sizeIncrement">
      <size>
       <width>210</width>
       <height>0</height>
      </size>
     </property>
     <property name="text">
      <string>One Hot Encoding</string>
     </property>
    </widget>
    <widget class="QPushButton" name="btn_ordinal_encoding">
     <property name="sizeIncrement">
      <size>
       <width>210</width>
       <height>0</height>
      </size>
     </property>
     <property name="text">
      <string>Ordinal Encoding</string>
     </property>
    </widget>
    <widget class="QPushButton" name="pushButton">
     <property name="sizeIncrement">
      <size>
       <width>210</width>
       <height>0</height>
      </size>
     </property>
     <property name="text">
      <string>Add Categories</string>
     </property>
    </widget>
   </widget>
   <widget class="QSplitter" name="splitter_5">
    <property name="geometry">
     <rect>
      <x>660</x>
      <y>80</y>
      <width>151</width>
      <height>195</height>
     </rect>
    </property>
    <property name="styleSheet">
     <string notr="true">QPushButton{
font: 10pt &quot;Segoe UI&quot;;
color: rgb(255, 255, 255);
background-color: rgb(34, 139, 34);
}</string>
    </property>
    <property name="orientation">
     <enum>Qt::Vertical</enum>
    </property>
    <property name="handleWidth">
     <number>1</number>
    </property>
    <widget class="QPushButton" name="btn_model">
     <property name="sizeIncrement">
      <size>
       <width>210</width>
       <height>0</height>
      </size>
     </property>
     <property name="text">
      <string>Linear Model</string>
     </property>
    </widget>
    <widget class="QPushButton" name="btn_model_2">
     <property name="sizeIncrement">
      <size>
       <width>210</width>
       <height>0</height>
      </size>
     </property>
     <property name="text">
      <string>SVR</string>
     </property>
    </widget>
    <widget class="QPushButton" name="btn_model_4">
     <property name="sizeIncrement">
      <size>
       <width>210</width>
       <height>0</height>
      </size>
     </property>
     <property name="text">
      <string>Decision Tree</string>
     </property>
    </widget>
   </widget>
   <widget class="QSplitter" name="splitter_6">
    <property name="geometry">
     <rect>
      <x>820</x>
      <y>80</y>
      <width>151</width>
      <height>195</height>
     </rect>
    </property>
    <property name="styleSheet">
     <string notr="true">QPushButton{
font: 10pt &quot;Segoe UI&quot;;
color: rgb(255, 255, 255);
background-color: rgb(139, 0, 0);
}</string>
    </property>
    <property name="orientation">
     <enum>Qt::Vertical</enum>
    </property>
    <property name="handleWidth">
     <number>1</number>
    </property>
    <widget class="QPushButton" name="btn_model_5">
     <property name="sizeIncrement">
      <size>
       <width>210</width>
       <height>0</height>
      </size>
     </property>
     <property name="text">
      <string>KNN</string>
     </property>
    </widget>
    <widget class="QPushButton" name="btn_model_3">
     <property name="sizeIncrement">
      <size>
       <width>210</width>
       <height>0</height>
      </size>
     </property>
     <property name="text">
      <string>Logistic Regression</string>
     </property>
    </widget>
    <widget class="QPushButton" name="btn_model_6">
     <property name="sizeIncrement">
      <size>
       <width>210</width>
       <height>0</height>
      </size>
     </property>
     <property name="text">
      <string>SVC</string>
     </property>
    </widget>
   </widget>
   <widget class="QTextEdit" name="textEdit_3">
    <property name="geometry">
     <rect>
      <x>980</x>
      <y>330</y>
      <width>450</width>
      <height>161</height>
     </rect>
    </property>
    <property name="styleSheet">
     <string notr="true">QTextEdit{
	font: 10pt &quot;MS Shell Dlg 2&quot;;
	font: 75 10pt &quot;MS Shell Dlg 2&quot;;
	color: black;
}
</string>
    </property>
    <property name="readOnly">
     <bool>false</bool>
    </property>
   </widget>
   <widget class="QTextEdit" name="textEdit_4">
    <property name="geometry">
     <rect>
      <x>1450</x>
      <y>330</y>
      <width>450</width>
      <height>161</height>
     </rect>
    </property>
    <property name="styleSheet">
     <string notr="true">none</string>
    </property>
    <property name="readOnly">
     <bool>true</bool>
    </property>
   </widget>
   <widget class="QPushButton" name="btn_oku_3">
    <property name="geometry">
     <rect>
      <x>1270</x>
      <y>280</y>
      <width>161</width>
      <height>51</height>
     </rect>
    </property>
    <property name="styleSheet">
     <string notr="true">QPushButton{
font: 10pt &quot;Segoe UI&quot;;
color: rgb(255, 255, 255);
background-color: rgb(108, 117, 125);
}
</string>
    </property>
    <property name="text">
     <string>RUN</string>
    </property>
   </widget>
   <widget class="QLabel" name="label_5">
    <property name="geometry">
     <rect>
      <x>980</x>
      <y>300</y>
      <width>131</width>
      <height>21</height>
     </rect>
    </property>
    <property name="styleSheet">
     <string notr="true">font: 10pt &quot;Segoe UI&quot;;</string>
    </property>
    <property name="text">
     <string>INPUT</string>
    </property>
   </widget>
   <widget class="QLabel" name="label_6">
    <property name="geometry">
     <rect>
      <x>1450</x>
      <y>300</y>
      <width>131</width>
      <height>21</height>
     </rect>
    </property>
    <property name="styleSheet">
     <string notr="true">font: 10pt &quot;Segoe UI&quot;;</string>
    </property>
    <property name="text">
     <string>OUTPUT</string>
    </property>
   </widget>
   <widget class="QGraphicsView" name="graphicsView">
    <property name="geometry">
     <rect>
      <x>980</x>
      <y>500</y>
      <width>921</width>
      <height>461</height>
     </rect>
    </property>
    <property name="styleSheet">
     <string notr="true"/>
    </property>
    <property name="frameShape">
     <enum>QFrame::NoFrame</enum>
    </property>
    <property name="verticalScrollBarPolicy">
     <enum>Qt::ScrollBarAsNeeded</enum>
    </property>
    <property name="horizontalScrollBarPolicy">
     <enum>Qt::ScrollBarAsNeeded</enum>
    </property>
   </widget>
   <widget class="QTextEdit" name="textEdit_2">
    <property name="geometry">
     <rect>
      <x>1700</x>
      <y>500</y>
      <width>181</width>
      <height>91</height>
     </rect>
    </property>
    <property name="styleSheet">
     <string notr="true">border:none;</string>
    </property>
    <property name="lineWidth">
     <number>1</number>
    </property>
    <property name="readOnly">
     <bool>true</bool>
    </property>
   </widget>
   <widget class="QPushButton" name="btn_model_12">
    <property name="geometry">
     <rect>
      <x>660</x>
      <y>420</y>
      <width>151</width>
      <height>61</height>
     </rect>
    </property>
    <property name="sizeIncrement">
     <size>
      <width>210</width>
      <height>0</height>
     </size>
    </property>
    <property name="styleSheet">
     <string notr="true">QPushButton{
font: 10pt &quot;Segoe UI&quot;;
color: rgb(255, 255, 255);
background-color: rgb(255, 140, 0);
}</string>
    </property>
    <property name="text">
     <string>Hierarcihial</string>
    </property>
   </widget>
  </widget>
  <widget class="QMenuBar" name="menubar">
   <property name="geometry">
    <rect>
     <x>0</x>
     <y>0</y>
     <width>1907</width>
     <height>26</height>
    </rect>
   </property>
  </widget>
  <widget class="QStatusBar" name="statusbar"/>
 </widget>
 <resources/>
 <connections/>
</ui>
